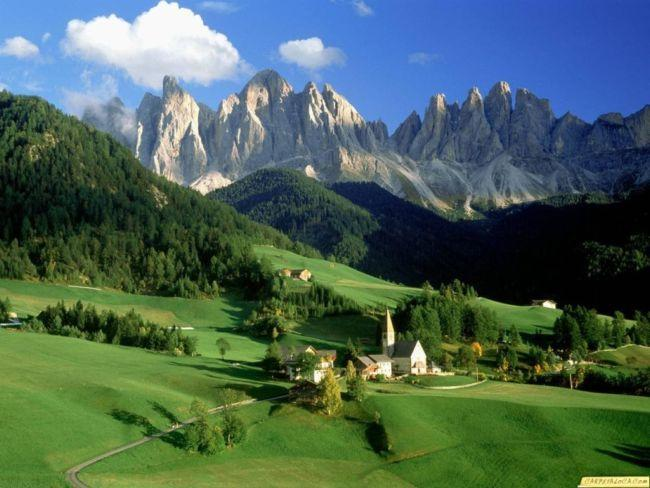
#> input picture Produccion/Juan Perez/DiaNocheParalelo/paisaje2.jpg, 650 x 488 px
$ python -i DayNightParalelo.py   (imports and definitions only)   (Python 2 division)
#> lines starting #> are read from the running program, lines starting #| are printed output that depends on the picture
#> further down, picture is the input picture: shape (488, 650, 3); mean B, G, R 87.5, 100, 74.6
# coding=utf-8
__author__ = 'juank'

import numpy as np
from PIL import ImageEnhance
import numpy as np
from StringIO import StringIO
import time
from mpi4py import MPI
from PIL import Image,ImageChops
import StringIO

starting_point=time.time()

comm = MPI.COMM_WORLD  # comunicador entre dos procesadores
rank = comm.rank     # id procesador actual
size = comm.size     # cantidad de procesadores a usar

# convierte una imagen tipo Imagen (de la libreria PIL) en una matriz(ETD) con la informacion RGB de la imagen
def convertirImgMatrixRGB(img):
    return np.array(img.convert("RGB"))

def PasarDiaNoche(arrImg):
    #img=img.convert('L') #desaturar la imagen
    #arrImg = convertirImgMatrixRGB(img)
    for i in range(len(arrImg)):
        for j in range(len(arrImg[0])):
            arrImg[i][j][0] = arrImg[i][j][0] * 0.2 #rojo
            arrImg[i][j][1] = arrImg[i][j][0] * 1.2 #verde
            arrImg[i][j][2] = arrImg[i][j][0] * 3.5 #azul
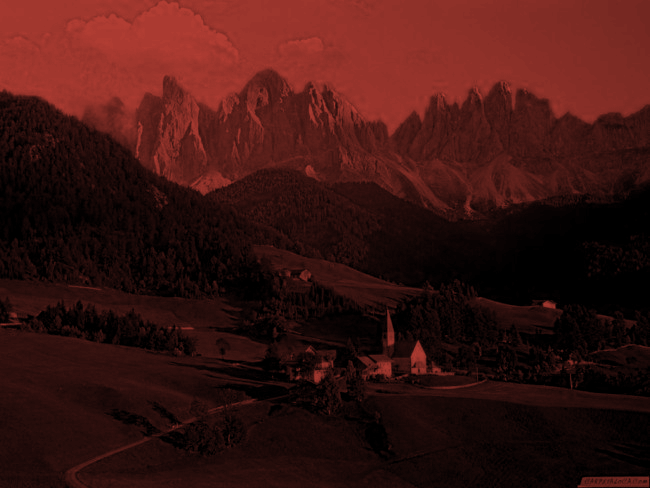
#> arrImg: shape (488, 650, 3); mean B, G, R 17.1, 20.2, 59.6
    imgNoche = Image.fromarray(arrImg)
    contraste = ImageEnhance.Contrast(imgNoche)
    imgNoche = contraste.enhance(1.2) #asigna un valor para el contraste de la imagen
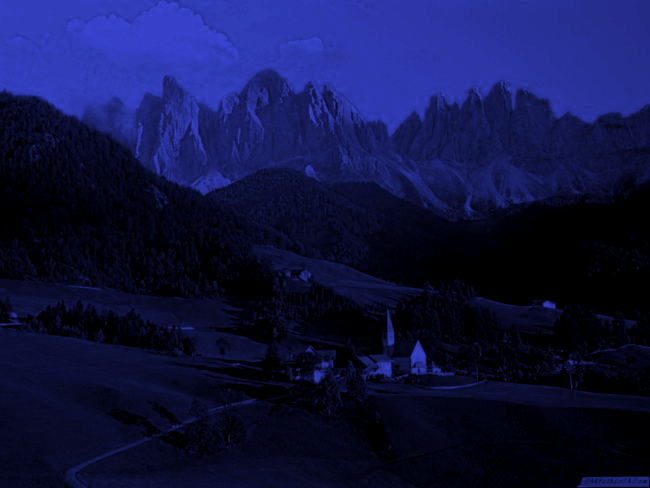
#> imgNoche: PIL image 650x488 RGB; mean R, G, B 16, 19.7, 66.8
    brillo = ImageEnhance.Brightness(imgNoche)
    imgNoche = brillo.enhance(0.7) #asigna un valor para el brillo de la imagen
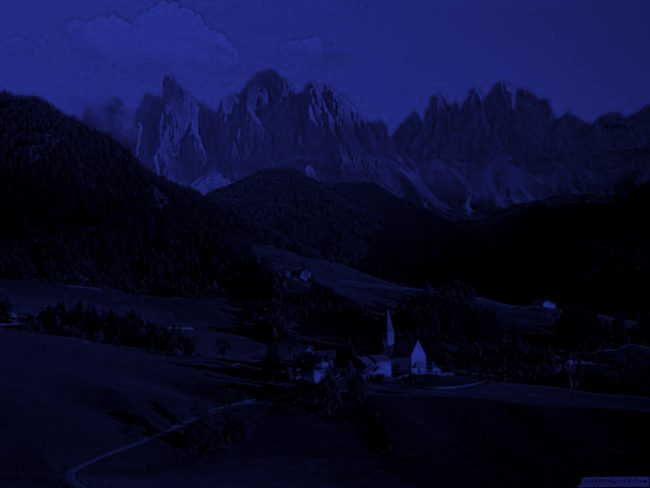
#> imgNoche: PIL image 650x488 RGB; mean R, G, B 10.9, 13.4, 46.4
    nitidez = ImageEnhance.Sharpness(imgNoche)
    imgNoche = nitidez.enhance(2) #asigna un valor para la nitidez de la imagen
    arrImg=convertirImgMatrixRGB(imgNoche)

    return arrImg

def divisionTareaImagen(ruta):
    img=Image.open(ruta)
    imgSize=img.size
    largo=imgSize[1]
    ancho=imgSize[0]
    tamanoParte=largo/(size-1)  #(size-1) es para no incluir el procesador cero
    xInicio=0
    yInicio=0
    tamPar=tamanoParte
    for i in range(1,size):
        parteImgEnvio=img.crop((xInicio,yInicio,ancho,tamPar))
        tamPar=tamPar+tamanoParte
        yInicio=yInicio+tamanoParte
        rutaSalida="photoCut"+str(i)+".png"
        parteImgEnvio.save(rutaSalida)
        arrImg=convertirImgMatrixRGB(parteImgEnvio)
        comm.send(arrImg,dest=i)

def main():
    starting_point=time.time()

    if rank==0:
        ruta="paisaje2.jpg"
        divisionTareaImagen(ruta)
    if rank!=0:
        arrTrabajo=comm.recv(source=0)    #cada procesador recibe un arreglo RGB que contiene un trozo horizontal de la imagen
        arrImgSalida=PasarDiaNoche(arrTrabajo)    #enviar el arreglo RGB a transformarlo en arreglo negativo de la imagen
        comm.send(arrImgSalida,dest=0)
    if rank==0 :       #recibe los arreglos y los junta uno abajo del otro
        for i in range(1,size):
            if i > 1:
                construcImg = np.concatenate((construcImg,comm.recv(source=i)))
            if i == 1:
                construcImg = comm.recv(source=i)
        imgContrucFinal=Image.fromarray(construcImg)
        imgContrucFinal.save("IMAGENFINAL.png")

    elapsed_time=time.time()-starting_point
    print ""
    print "Serial Time [seconds]: " + str(elapsed_time)


# [1 line not run here, left out]

>>> import cv2
>>> picture = cv2.imread('paisaje2.jpg')
>>> result = PasarDiaNoche(picture)

$ run again, on Produccion/Juan Perez/DiaNocheParalelo/paisaje.jpg
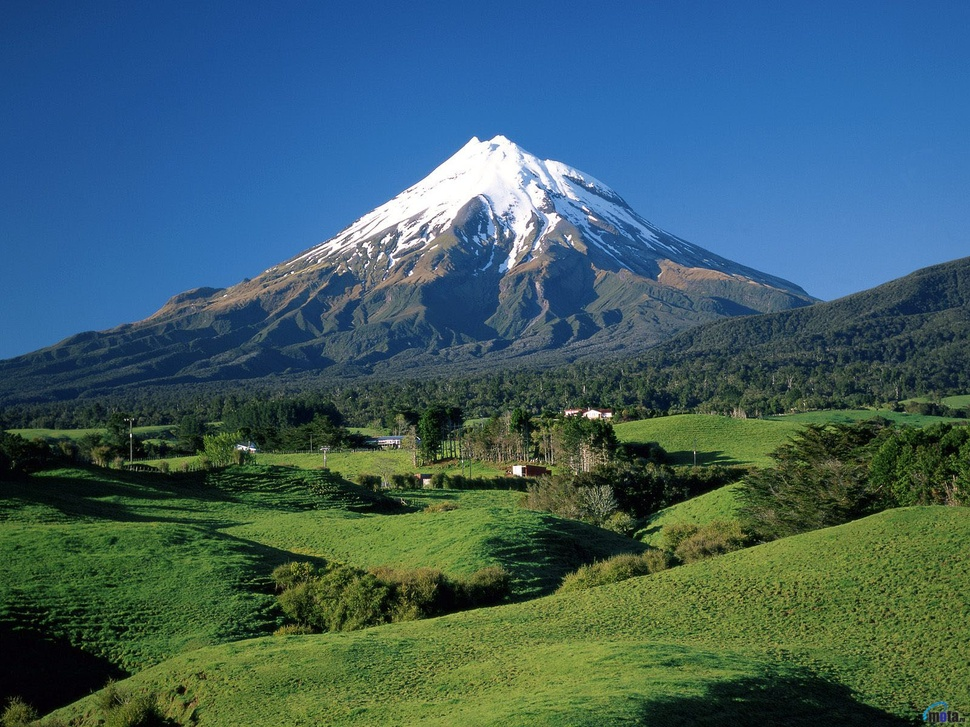
#> input picture Produccion/Juan Perez/DiaNocheParalelo/paisaje.jpg, 970 x 727 px, shrunk from 1600 x 1200 before the run
#> picture is the input picture: shape (727, 970, 3); mean B, G, R 101.5, 94.7, 61.9
#> after the loop in PasarDiaNoche, `for i in range(len(arrImg)):`:
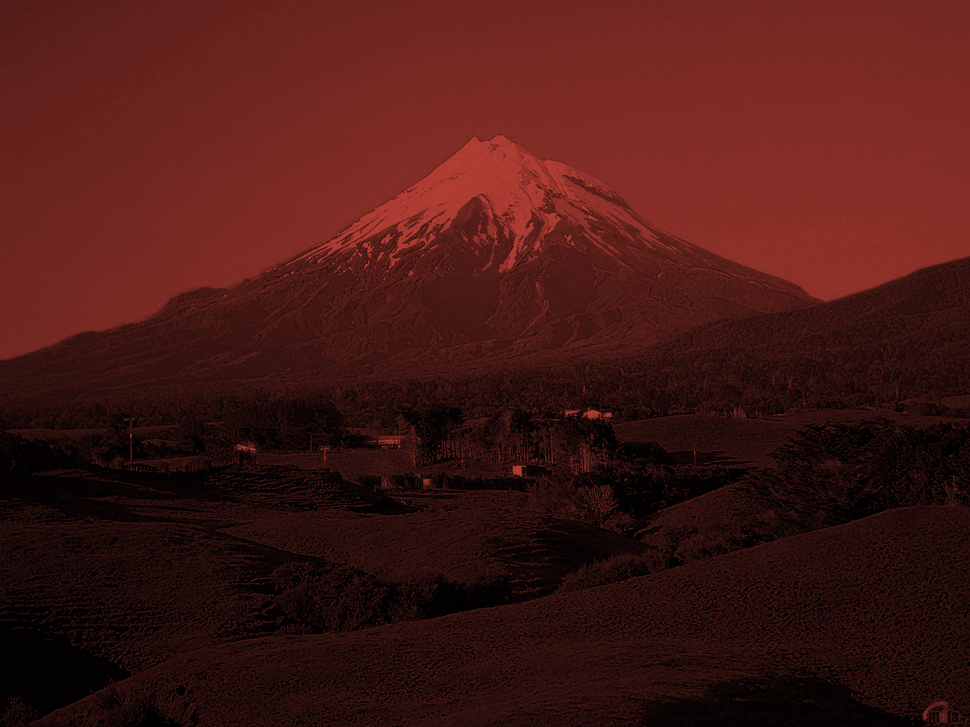
#> arrImg: shape (727, 970, 3); mean B, G, R 19.9, 23.5, 69.5
#> in PasarDiaNoche, `imgNoche = brillo.enhance(0.7)`:
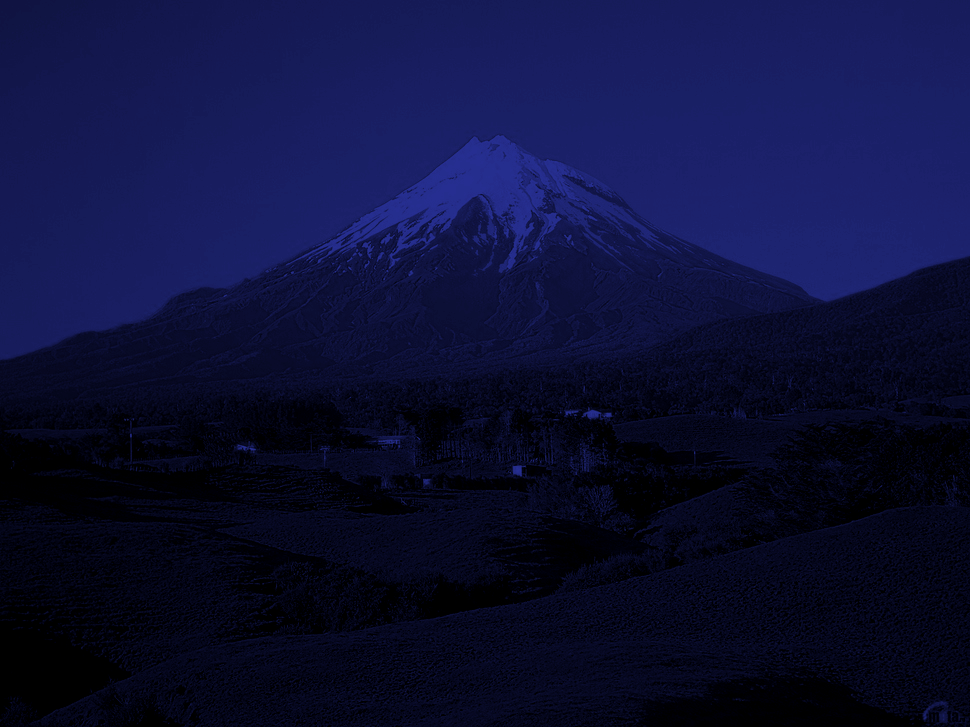
#> imgNoche: PIL image 970x727 RGB; mean R, G, B 12.4, 15.5, 53.9
